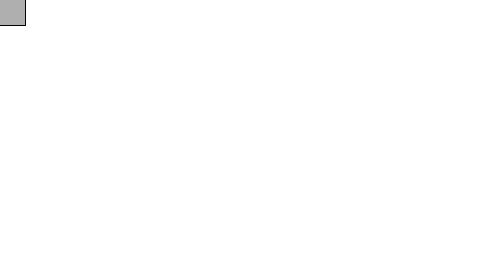
Frame 1 (no input)
Frame 60 (the mouse pressed at the canvas centre just before this capture): identical to frame 1, image omitted
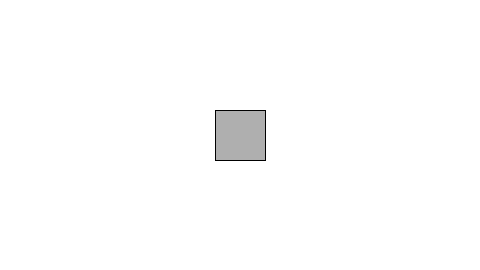
Frame 120 (the mouse held since frame 60 and released just before this capture)

The Processing sketch that drew these frames (run headless with seeded random() and noise(); from frame 60 on, the mouse is pressed at the canvas centre):

// Processing sketch: mousex_mousey
// ── mousex_mousey.pde
void setup() {
  size(480, 270);
}

void draw() {
  // Try moving background() to setup() and see the difference!
  background(255);

  // Body
  stroke(0);
  fill(175);
  rectMode(CENTER);

  // mouseX is a keyword that the sketch replaces with the horizontal position of the mouse.
  // mouseY is a keyword that the sketch replaces with the vertical position of the mouse.
  rect(mouseX, mouseY, 50, 50);
}
